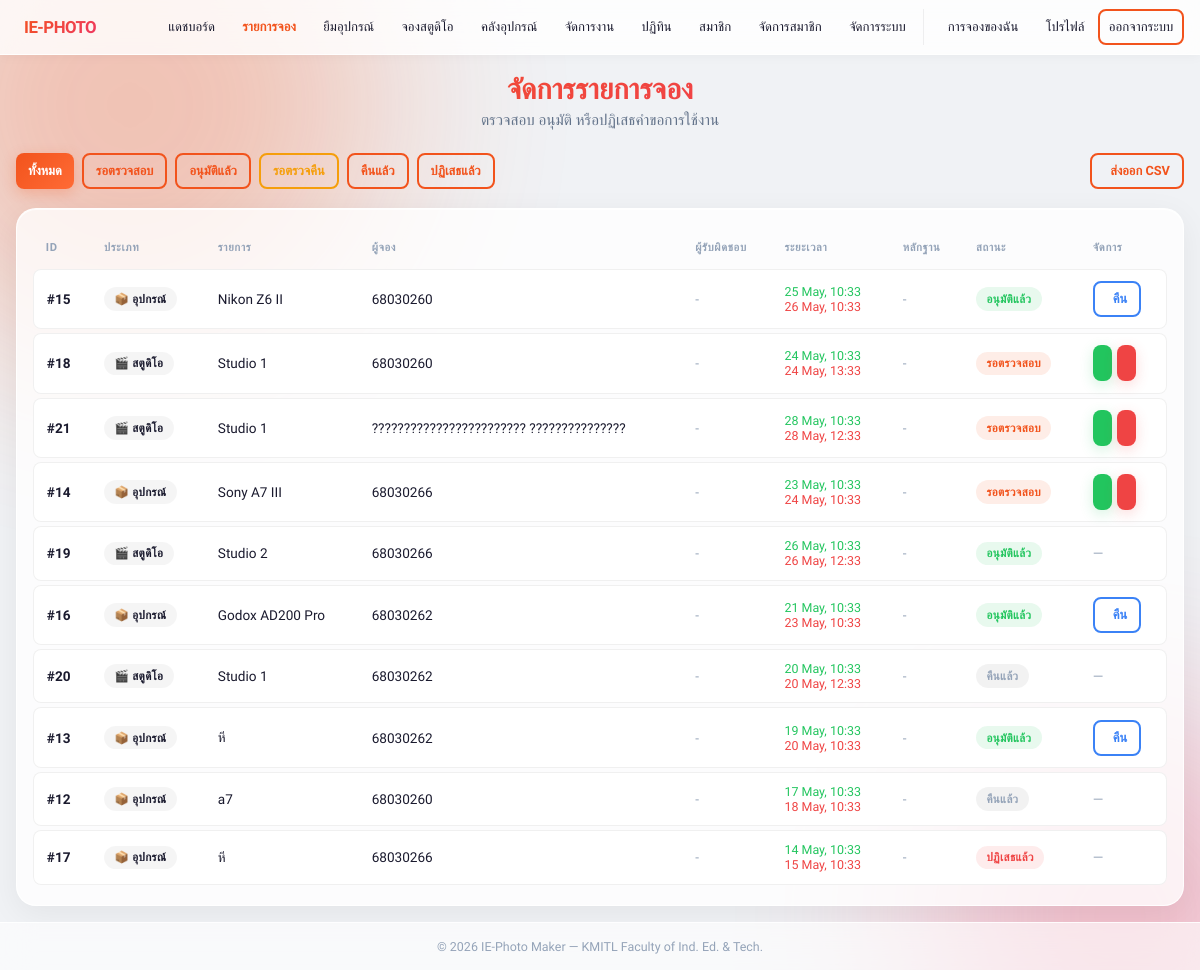
The app's page /admin/bookings.php (signed in) with its own data.
### tables this page shows
CREATE TABLE `bookings` (
  `id` int(11) NOT NULL AUTO_INCREMENT,
  `booking_type` enum('equipment','studio') NOT NULL,
  `item_id` int(11) NOT NULL,
  `user_id` int(11) DEFAULT NULL,
  `guest_name` varchar(100) DEFAULT NULL,
  `guest_email` varchar(100) DEFAULT NULL,
  `start_datetime` datetime NOT NULL,
  `end_datetime` datetime NOT NULL,
  `form_image_path` varchar(255) DEFAULT NULL,
  `usage_reason` text DEFAULT NULL,
  `usage_type` varchar(100) DEFAULT NULL,
  `status` enum('pending','approved','rejected','returned','cancelled','pending_return') NOT NULL DEFAULT 'pending',
  `created_at` timestamp NOT NULL DEFAULT current_timestamp(),
  `consent_token` varchar(64) DEFAULT NULL,
  `consent_responded_at` timestamp NULL DEFAULT NULL,
  `responsible_user_id` int(11) DEFAULT NULL,
  `return_image_path` varchar(255) DEFAULT NULL,
  PRIMARY KEY (`id`),
  KEY `user_id` (`user_id`),
  CONSTRAINT `bookings_ibfk_1` FOREIGN KEY (`user_id`) REFERENCES `users` (`id`) ON DELETE SET NULL
);

### admin/bookings.php (the view, shortened to what this page needs)
<?php
require_once __DIR__ . '/../config/database.php';
$filter = $_GET['filter'] ?? 'all';
$where = '';
$query = "
    SELECT b.id, b.booking_type, b.start_datetime, b.end_datetime, b.status,
           b.form_image_path, b.usage_reason, b.usage_type, b.return_image_path,
           COALESCE(u.student_id, b.guest_name) as borrower,
           COALESCE(e.name, s.name) as item_name,
           r.student_id as responsible_name
    FROM bookings b
    LEFT JOIN users u ON b.user_id = u.id
    LEFT JOIN equipments e ON b.item_id = e.id AND b.booking_type = 'equipment'
    LEFT JOIN studios s ON b.item_id = s.id AND b.booking_type = 'studio'
    LEFT JOIN users r ON b.responsible_user_id = r.id
    {$where}
    ORDER BY b.created_at DESC
";
$bookings = $pdo->query($query)->fetchAll();
$base_url = '../';
require_once __DIR__ . '/../includes/header.php';
?>
<div class="page-header">
    <h2>จัดการรายการจอง</h2>
    <p>ตรวจสอบ อนุมัติ หรือปฏิเสธคำขอการใช้งาน</p>
</div>
<div class="flex-between" style="margin-bottom:1.2rem;">
    <div class="filter-bar">
        <a href="bookings.php" class="btn <?php echo $filter==='all'?'btn-primary':'btn-outline'; ?> btn-sm">ทั้งหมด</a>
        <a href="bookings.php?filter=pending" class="btn <?php echo $filter==='pending'?'btn-primary':'btn-outline'; ?> btn-sm">รอตรวจสอบ</a>
        <a href="bookings.php?filter=approved" class="btn <?php echo $filter==='approved'?'btn-primary':'btn-outline'; ?> btn-sm">อนุมัติแล้ว</a>
        <a href="bookings.php?filter=pending_return" class="btn <?php echo $filter==='pending_return'?'btn-primary':'btn-outline'; ?> btn-sm" style="<?php echo $filter==='pending_return'?'':'color:var(--warning);border-color:var(--warning);'; ?>">รอตรวจคืน</a>
        <a href="bookings.php?filter=returned" class="btn <?php echo $filter==='returned'?'btn-primary':'btn-outline'; ?> btn-sm">คืนแล้ว</a>
        <a href="bookings.php?filter=rejected" class="btn <?php echo $filter==='rejected'?'btn-primary':'btn-outline'; ?> btn-sm">ปฏิเสธแล้ว</a>
    </div>
    <a href="bookings.php?export=csv" class="btn btn-outline btn-sm"><i class="ph-bold ph-download-simple"></i> ส่งออก CSV</a>
</div>
<div class="glass-card desktop-table" style="padding:1rem;">
    <div class="table-responsive">
        <table class="glass-table">
            <thead><tr>
                <th>ID</th><th>ประเภท</th><th>รายการ</th><th>ผู้จอง</th><th>ผู้รับผิดชอบ</th><th>ระยะเวลา</th><th>หลักฐาน</th><th>สถานะ</th><th>จัดการ</th>
            </tr></thead>
            <tbody>
            <?php foreach($bookings as $b): ?>
                <?php
                    $label='รอตรวจสอบ';$badgeClass='badge-pending';
                    if($b['status']=='approved'){$label='อนุมัติแล้ว';$badgeClass='badge-approved';}
                    if($b['status']=='rejected'){$label='ปฏิเสธแล้ว';$badgeClass='badge-rejected';}
                    if($b['status']=='returned'){$label='คืนแล้ว';$badgeClass='badge-returned';}
                ?>
                <tr>
                    <td><strong>#<?php echo $b['id'];?></strong></td>
                    <td><span class="badge" style="background:rgba(0,0,0,.04);"><?php echo $b['booking_type']==='equipment'?'📦 อุปกรณ์':'🎬 สตูดิโอ';?></span></td>
                    <td style="font-weight:500;"><?php echo htmlspecialchars($b['item_name']);?></td>
                    <td><?php echo htmlspecialchars($b['borrower']);?></td>
                    <td><?php echo $b['responsible_name'] ? htmlspecialchars($b['responsible_name']) : '<span class="text-muted">-</span>'; ?></td>
                    <td style="font-size:.78rem;white-space:nowrap;">
                        <div style="color:var(--success);"><?php echo date('d M, H:i',strtotime($b['start_datetime']));?></div>
                        <div style="color:var(--danger);"><?php echo date('d M, H:i',strtotime($b['end_datetime']));?></div>
                    </td>
                    <td>
                        <?php if(!$b['form_image_path'] && empty($b['return_image_path'])):?><span class="text-muted">-</span><?php endif;?>
                    </td>
                    <td><span class="badge <?php echo $badgeClass;?>"><?php echo $label;?></span></td>
                    <td>
                        <?php if($b['status']==='pending'):?>
                            <div style="display:flex;gap:.3rem;">
                                <form method="POST"><button name="action" value="approve" class="btn btn-success btn-sm" style="padding:.35rem .6rem;"></button></form>
                                <form method="POST"><button name="action" value="reject" class="btn btn-danger btn-sm" style="padding:.35rem .6rem;"></button></form>
                            </div>
                        <?php elseif(($b['status']==='approved' || $b['status']==='pending_return') && $b['booking_type']==='equipment'):?>
                            <button class="btn btn-outline btn-sm" style="color:var(--info);border-color:var(--info);" onclick="openReturnModal(<?php echo $b['id'];?>)"><i class="ph-bold ph-arrow-counter-clockwise"></i> คืน</button>
                        <?php else:?><span class="text-muted">—</span><?php endif;?>
                    </td>
                </tr>
            <?php endforeach;?>
            </tbody>
        </table>
    </div>
</div>
<?php require_once __DIR__ . '/../includes/footer.php'; ?>

### includes/header.php (shortened to what this page needs)
<?php
$currentPage = basename($_SERVER['SCRIPT_NAME'], '.php');
function isActive($page) {
    global $currentPage;
    return $currentPage === $page ? 'active' : '';
}
?>
<!DOCTYPE html>
<html lang="th">
<head>
    <link rel="stylesheet" href="<?php echo $base_url; ?>assets/css/glassmorphism.css">
</head>
<body<?php if(isset($_SESSION['role']) && $_SESSION['role']==='admin') echo ' class="is-admin"'; ?>>
    <nav class="glass-navbar">
        <div class="nav-container">
            <a href="<?php echo $base_url; ?>auth/login.php" class="nav-brand">
                <i class="ph-bold ph-camera" style="margin-right:3px"></i> IE-PHOTO
            </a>
            <div class="nav-links" id="nav-links">
                <?php if(isset($_SESSION['user_id'])): ?>
                    <?php if($_SESSION['role'] === 'admin'): ?>
                        <a href="<?php echo $base_url; ?>admin/dashboard.php" class="<?php echo isActive('dashboard');?>"><i class="ph ph-squares-four"></i> แดชบอร์ด</a>
                        <a href="<?php echo $base_url; ?>admin/bookings.php" class="<?php echo isActive('bookings');?>"><i class="ph ph-list-checks"></i> รายการจอง</a>
                        <a href="<?php echo $base_url; ?>member/borrow_form.php" class="<?php echo isActive('borrow_form');?>"><i class="ph ph-hand-grabbing"></i> ยืมอุปกรณ์</a>
                        <a href="<?php echo $base_url; ?>guest/studio_booking.php" class="<?php echo isActive('studio_booking');?>"><i class="ph ph-video-camera"></i> จองสตูดิโอ</a>
                        <a href="<?php echo $base_url; ?>admin/inventory.php" class="<?php echo isActive('inventory');?>"><i class="ph ph-package"></i> คลังอุปกรณ์</a>
                        <a href="<?php echo $base_url; ?>admin/tasks.php" class="<?php echo isActive('tasks');?>"><i class="ph ph-kanban"></i> จัดการงาน</a>
                        <a href="<?php echo $base_url; ?>member/calendar.php" class="<?php echo isActive('calendar');?>"><i class="ph ph-calendar"></i> ปฏิทิน</a>
                        <a href="<?php echo $base_url; ?>member/contact_list.php" class="<?php echo isActive('contact_list');?>"><i class="ph ph-address-book"></i> สมาชิก</a>
                        <a href="<?php echo $base_url; ?>admin/users.php" class="<?php echo isActive('users');?>"><i class="ph ph-users"></i> จัดการสมาชิก</a>
                        <a href="<?php echo $base_url; ?>admin/contact_manage.php" class="<?php echo isActive('contact_manage');?>"><i class="ph ph-users-three"></i> จัดการระบบ</a>
                    <?php endif; ?>
                    <div class="nav-profile">
                        <a href="<?php echo $base_url; ?>member/my_bookings.php"><i class="ph-bold ph-list-dashes"></i> การจองของฉัน</a>
                        <a href="<?php echo $base_url; ?>member/profile.php"><i class="ph-bold ph-user-circle"></i> โปรไฟล์</a>
                        <a href="<?php echo $base_url; ?>auth/logout.php" class="btn btn-outline btn-sm">ออกจากระบบ</a>
                    </div>
                <?php endif; ?>
            </div>
        </div>
    </nav>
    <main class="main-content">

### includes/footer.php (shortened to what this page needs)
    </main>
    <footer class="glass-footer">
        <p>&copy; <?php echo date('Y'); ?> IE-Photo Maker — KMITL Faculty of Ind. Ed. & Tech.</p>
    </footer>
</body>
</html>

### records on screen
bookings: id "15", booking_type "📦 อุปกรณ์", item_name "Nikon Z6 II", borrower "68030260", start_datetime "25 May, 10:33", end_datetime "26 May, 10:33", status "อนุมัติแล้ว"
bookings: id "18", booking_type "🎬 สตูดิโอ", item_name "Studio 1", borrower "68030260", start_datetime "24 May, 10:33", end_datetime "24 May, 13:33", label "รอตรวจสอบ"
bookings: id "21", booking_type "🎬 สตูดิโอ", item_name "Studio 1", borrower "???????????????????????? ???????????????", start_datetime "28 May, 10:33", end_datetime "28 May, 12:33", label "รอตรวจสอบ"
bookings: id "14", booking_type "📦 อุปกรณ์", item_name "Sony A7 III", borrower "68030266", start_datetime "23 May, 10:33", end_datetime "24 May, 10:33", label "รอตรวจสอบ"
bookings: id "19", booking_type "🎬 สตูดิโอ", item_name "Studio 2", borrower "68030266", start_datetime "26 May, 10:33", end_datetime "26 May, 12:33", status "อนุมัติแล้ว"
bookings: id "16", booking_type "📦 อุปกรณ์", item_name "Godox AD200 Pro", borrower "68030262", start_datetime "21 May, 10:33", end_datetime "23 May, 10:33", status "อนุมัติแล้ว"
bookings: id "20", booking_type "🎬 สตูดิโอ", item_name "Studio 1", borrower "68030262", start_datetime "20 May, 10:33", end_datetime "20 May, 12:33", status "คืนแล้ว"
bookings: id "13", booking_type "📦 อุปกรณ์", item_name "หี", borrower "68030262", start_datetime "19 May, 10:33", end_datetime "20 May, 10:33", status "อนุมัติแล้ว"
bookings: id "12", booking_type "📦 อุปกรณ์", item_name "a7", borrower "68030260", start_datetime "17 May, 10:33", end_datetime "18 May, 10:33", status "คืนแล้ว"
bookings: id "17", booking_type "📦 อุปกรณ์", item_name "หี", borrower "68030266", start_datetime "14 May, 10:33", end_datetime "15 May, 10:33", status "ปฏิเสธแล้ว"
